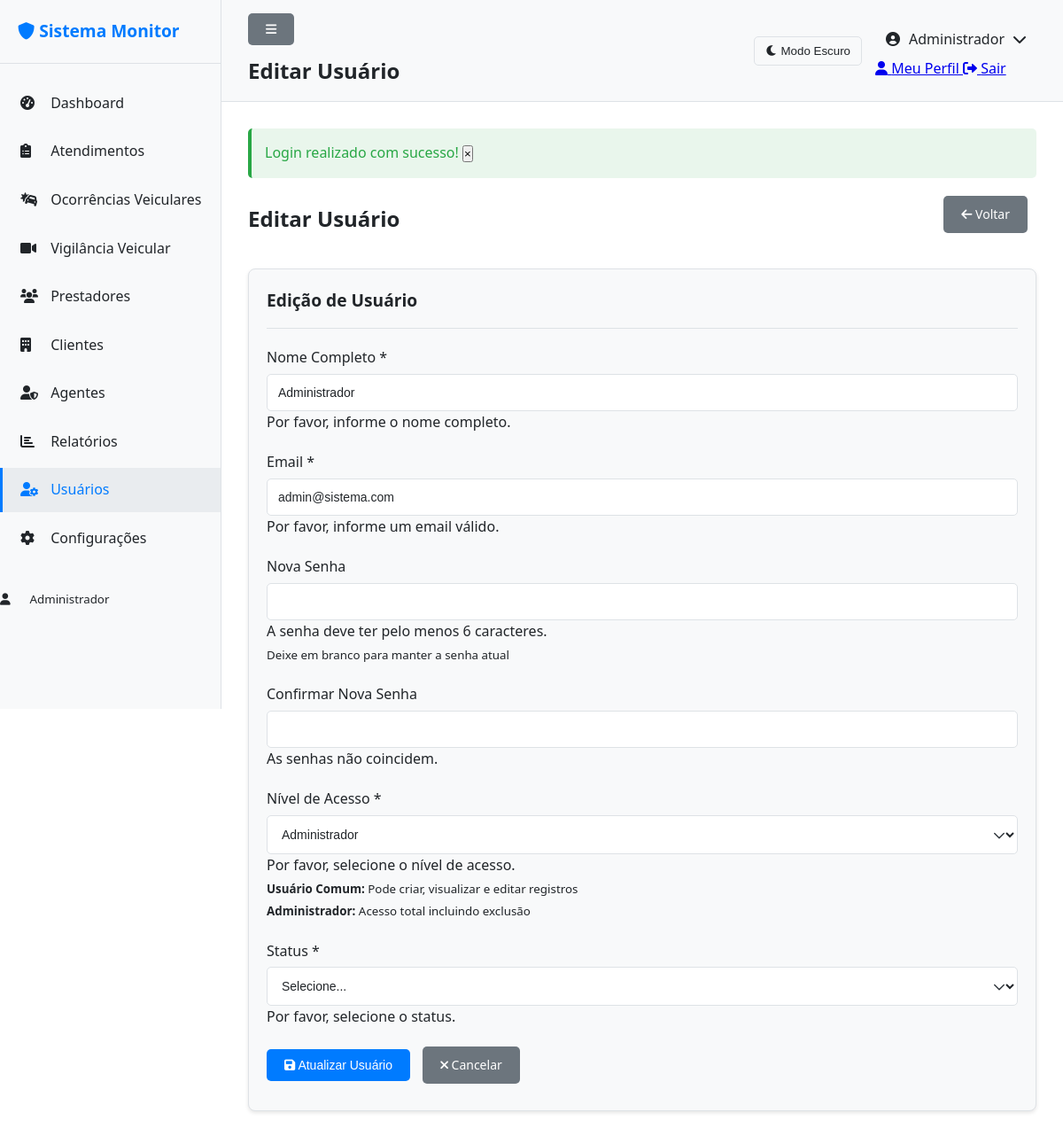
Page /index.php?page=usuarios&action=edit&id=1 (signed in) on the committed database.
### tables this page shows
CREATE TABLE IF NOT EXISTS usuarios (
    id INT AUTO_INCREMENT PRIMARY KEY,
    nome VARCHAR(100) NOT NULL,
    email VARCHAR(100) UNIQUE NOT NULL,
    senha VARCHAR(255) NOT NULL,
    nivel ENUM('admin', 'usuario') DEFAULT 'usuario',
    ativo BOOLEAN DEFAULT TRUE,
    ultimo_login DATETIME NULL,
    created_at TIMESTAMP DEFAULT CURRENT_TIMESTAMP,
    updated_at TIMESTAMP DEFAULT CURRENT_TIMESTAMP ON UPDATE CURRENT_TIMESTAMP
);

### controllers/UsuariosController.php (called while the page is built, shortened)
<?php
class UsuariosController {
    public function edit() {
        $id = $_GET['id'] ?? 0;
        $usuario = new Usuario();
        $usuario->id = $id;
        if (!$usuario->readOne()) {
            flash_message('Usuário não encontrado', 'error');
            redirect('index.php?page=usuarios');
        }
        include 'views/usuarios/edit.php';
    }
}
?>

### models/Usuario.php (called while the page is built, shortened)
<?php
require_once 'config/database.php';
class Usuario {
    private $conn;
    private $table_name = "usuarios";
    public $id;
    public function __construct() {
        $database = new Database();
        $this->conn = $database->getConnection();
    }
    public function readOne() {
        $query = "SELECT id, nome, email, nivel, ativo, ultimo_login, created_at
                  FROM " . $this->table_name . "
                  WHERE id = :id";
        $stmt = $this->conn->prepare($query);
        $stmt->bindParam(':id', $this->id);
        $stmt->execute();
        $row = $stmt->fetch(PDO::FETCH_ASSOC);
        if ($row) {
            $this->nome = $row['nome'];
            $this->email = $row['email'];
            $this->nivel = $row['nivel'];
            return true;
        }
        return false;
    }
}
?>

### config/database.php (called while the page is built, shortened)
<?php
class Database {
    private $host = 'localhost';
    private $db_name = 'informacoes_ocorrencias_veicular_2';
    private $username = 'root';
    private $password = '1234';
    public function getConnection() {
        $this->conn = null;
        try {
            $this->conn = new PDO("mysql:host=" . $this->host . ";dbname=" . $this->db_name,
                                $this->username, $this->password);
            $this->conn->exec("set names utf8");
            $this->conn->setAttribute(PDO::ATTR_ERRMODE, PDO::ERRMODE_EXCEPTION);
        } catch(PDOException $exception) {
            echo "Erro de conexão: " . $exception->getMessage();
        }
        return $this->conn;
    }
}
?>

### views/usuarios/edit.php (the view, shortened to what this page needs)
<div class="d-flex justify-content-between align-items-center mb-3">
    <h2>Editar Usuário</h2>
    <a href="index.php?page=usuarios" class="btn btn-secondary">
        <i class="fas fa-arrow-left"></i> Voltar
    </a>
</div>
<div class="card">
    <div class="card-header">
        <h3 class="card-title">Edição de Usuário</h3>
    </div>
    <div class="card-body">
        <form method="POST" class="needs-validation" novalidate>
            <div class="row">
                <div class="col-md-6">
                    <div class="form-group">
                        <label for="nome" class="form-label">Nome Completo *</label>
                        <input type="text" id="nome" name="nome" class="form-control" value="<?php echo htmlspecialchars($usuario->nome); ?>" required>
                        <div class="invalid-feedback">Por favor, informe o nome completo.</div>
                    </div>
                </div>
                <div class="col-md-6">
                    <div class="form-group">
                        <label for="email" class="form-label">Email *</label>
                        <input type="email" id="email" name="email" class="form-control" value="<?php echo htmlspecialchars($usuario->email); ?>" required>
                        <div class="invalid-feedback">Por favor, informe um email válido.</div>
                    </div>
                </div>
                <div class="col-md-6">
                    <div class="form-group">
                        <label for="senha" class="form-label">Nova Senha</label>
                        <input type="password" id="senha" name="senha" class="form-control" minlength="6">
                        <div class="invalid-feedback">A senha deve ter pelo menos 6 caracteres.</div>
                        <small class="form-text text-muted">Deixe em branco para manter a senha atual</small>
                    </div>
                </div>
                <div class="col-md-6">
                    <div class="form-group">
                        <label for="confirmar_senha" class="form-label">Confirmar Nova Senha</label>
                        <input type="password" id="confirmar_senha" name="confirmar_senha" class="form-control">
                        <div class="invalid-feedback">As senhas não coincidem.</div>
                    </div>
                </div>
                <?php if ($_SESSION['user_level'] === 'admin'): ?>
                <div class="col-md-6">
                    <div class="form-group">
                        <label for="nivel" class="form-label">Nível de Acesso *</label>
                        <select id="nivel" name="nivel" class="form-control form-select" required>
                            <option value="admin" <?php echo ($usuario->nivel == 'admin') ? 'selected' : ''; ?>>Administrador</option>
                        </select>
                        <div class="invalid-feedback">Por favor, selecione o nível de acesso.</div>
                        <small class="form-text text-muted">
                            <strong>Usuário Comum:</strong> Pode criar, visualizar e editar registros<br>
                            <strong>Administrador:</strong> Acesso total incluindo exclusão
                        </small>
                    </div>
                </div>
                <div class="col-md-6">
                    <div class="form-group">
                        <label for="status" class="form-label">Status *</label>
                        <select id="status" name="status" class="form-control form-select" required>
                            <option value="">Selecione...</option>
                        </select>
                        <div class="invalid-feedback">Por favor, selecione o status.</div>
                    </div>
                </div>
                <?php endif; ?>
            </div>
            <div class="mt-4">
                <button type="submit" class="btn btn-primary">
                    <i class="fas fa-save"></i> Atualizar Usuário
                </button>
                <a href="index.php?page=usuarios" class="btn btn-secondary">
                    <i class="fas fa-times"></i> Cancelar
                </a>
            </div>
        </form>
    </div>
</div>
<?php
include 'views/layout.php';
?>

### assets/css/style.css (style rules this page uses)
:root { --bg-primary: #ffffff; --bg-secondary: #f8f9fa; --bg-tertiary: #e9ecef; --text-primary: #212529; --text-secondary: #6c757d; --accent-primary: #007bff; --accent-secondary: #0056b3; --border-color: #dee2e6; --shadow: rgba(0, 0, 0, 0.1); --success: #28a745; --warning: #ffc107; --danger: #dc3545; --info: #17a2b8; }
* { margin: 0; padding: 0; box-sizing: border-box; }
body { font-family: 'Segoe UI', Tahoma, Geneva, Verdana, sans-serif; background-color: var(--bg-primary); color: var(--text-primary); line-height: 1.6; transition: all 0.3s ease; }
.card { background-color: var(--bg-secondary); border: 1px solid var(--border-color); border-radius: 8px; padding: 20px; margin-bottom: 20px; box-shadow: 0 2px 4px var(--shadow); transition: all 0.3s ease; }
.card-header { border-bottom: 1px solid var(--border-color); padding-bottom: 15px; margin-bottom: 20px; }
.card-title { font-size: 1.2rem; color: var(--text-primary); margin: 0; }
.form-group { margin-bottom: 20px; }
.form-label { display: block; margin-bottom: 5px; color: var(--text-primary); font-weight: 500; }
.form-control { width: 100%; padding: 12px; border: 1px solid var(--border-color); border-radius: 5px; background-color: var(--bg-primary); color: var(--text-primary); font-size: 14px; transition: all 0.3s ease; }
.form-select { background-repeat: no-repeat; background-position: right 12px center; background-size: 16px 12px; padding-right: 40px; }
.btn { display: inline-block; padding: 10px 20px; border: none; border-radius: 5px; text-decoration: none; text-align: center; cursor: pointer; font-size: 14px; font-weight: 500; transition: all 0.3s ease; margin-right: 10px; margin-bottom: 10px; }
.btn-primary { background-color: var(--accent-primary); color: white; }
.btn-secondary { background-color: var(--text-secondary); color: white; }
.mb-3 { margin-bottom: 30px; }
.d-flex { display: flex; }
.justify-content-between { justify-content: space-between; }
.align-items-center { align-items: center; }

### rows in the picture
usuarios: nome "Administrador", email "admin@sistema.com", nivel "Administrador"

### other values in the picture
$page_title "Editar Usuário"
$_SESSION['user_name'] "Administrador"
$flash['message'] "Login realizado com sucesso!"
